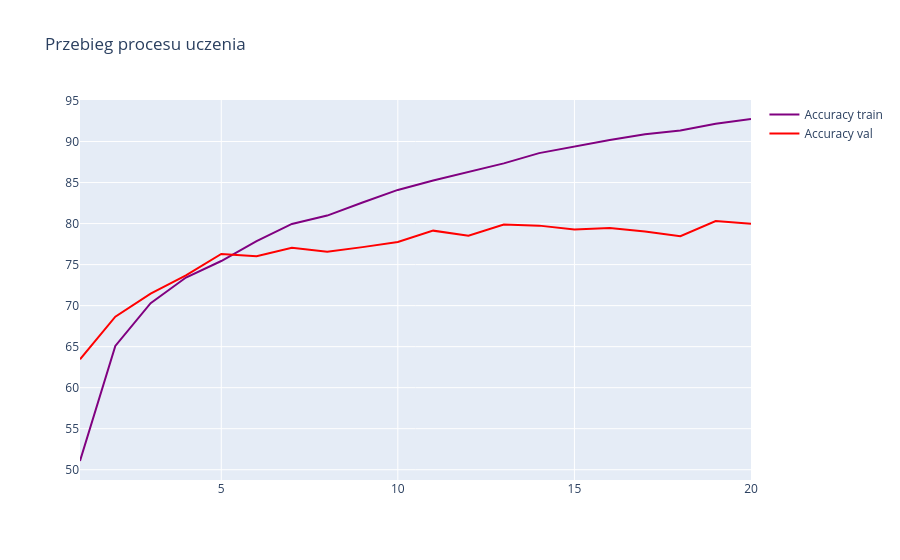

The notebook cell this image was saved under:
### Code cell
plot(h_train,h_test)

### Figure 1 — Plotly figure (JSON) as saved in the notebook; plotly's stock layout.template omitted (floating-point values rounded to 4 significant figures)
{"data": [{"line": {"color": "purple"}, "name": "Accuracy train", "type": "scatter", "x": [1, 2, 3, 4, 5, 6, 7, 8, 9, 10, 11, 12, 13, 14, 15, 16, 17, 18, 19, 20], "y": [51.06, 65.09, 70.31, 73.43, 75.44, 77.85, 79.96, 80.97, 82.56, 84.1, 85.26, 86.28, 87.34, 88.59, 89.4, 90.2, 90.9, 91.34, 92.16, 92.75]}, {"line": {"color": "red"}, "name": "Accuracy val", "type": "scatter", "x": [1, 2, 3, 4, 5, 6, 7, 8, 9, 10, 11, 12, 13, 14, 15, 16, 17, 18, 19, 20], "y": [63.45, 68.65, 71.47, 73.69, 76.3, 76.03, 77.05, 76.58, 77.13, 77.75, 79.14, 78.53, 79.88, 79.75, 79.28, 79.46, 79.04, 78.46, 80.3, 79.99]}], "layout": {"title": {"text": "Przebieg procesu uczenia"}}}
